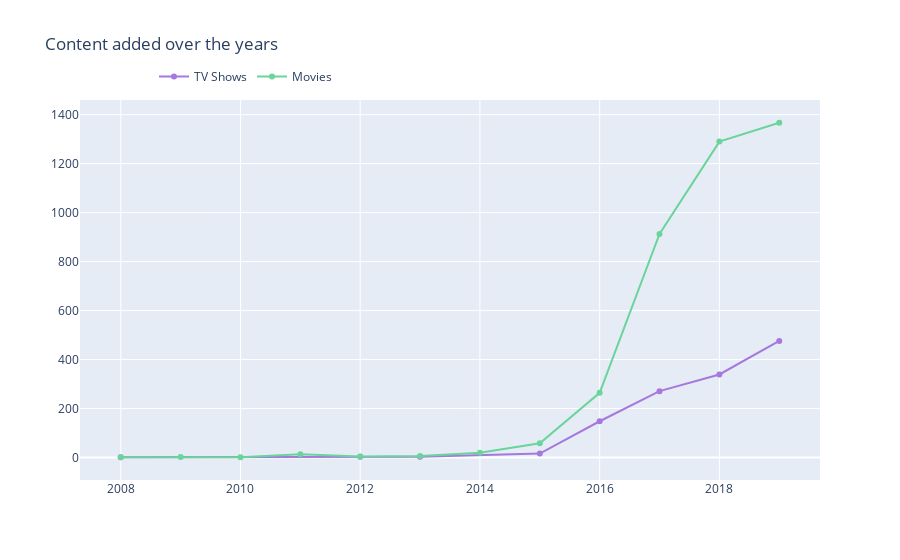

The notebook cell this image was saved under:
### Code cell
d1 = df[df["type"] == "TV Show"]
d2 = df[df["type"] == "Movie"]

col = "year_added"

vc1 = d1[col].value_counts().reset_index()
vc1 = vc1.rename(columns = {col : "count", "index" : col})
vc1['percent'] = vc1['count'].apply(lambda x : 100*x/sum(vc1['count']))
vc1 = vc1.sort_values(col)

vc2 = d2[col].value_counts().reset_index()
vc2 = vc2.rename(columns = {col : "count", "index" : col})
vc2['percent'] = vc2['count'].apply(lambda x : 100*x/sum(vc2['count']))
vc2 = vc2.sort_values(col)

trace1 = go.Scatter(x=vc1[col], y=vc1["count"], name="TV Shows", marker=dict(color="#a678de"))
trace2 = go.Scatter(x=vc2[col], y=vc2["count"], name="Movies", marker=dict(color="#6ad49b"))
data = [trace1, trace2]
layout = go.Layout(title="Content added over the years", legend=dict(x=0.1, y=1.1, orientation="h"))
fig = go.Figure(data, layout=layout)
fig.show()

### Figure 1 — Plotly figure (JSON) as saved in the notebook; plotly's stock layout.template omitted (floating-point values rounded to 4 significant figures)
{"data": [{"marker": {"color": "#a678de"}, "name": "TV Shows", "type": "scatter", "x": [2008, 2012, 2013, 2015, 2016, 2017, 2018, 2019], "y": [1, 3, 3, 16, 148, 271, 339, 476]}, {"marker": {"color": "#6ad49b"}, "name": "Movies", "type": "scatter", "x": [2008, 2009, 2010, 2011, 2012, 2013, 2014, 2015, 2016, 2017, 2018, 2019], "y": [1, 2, 1, 13, 4, 6, 19, 58, 264, 913, 1290, 1367]}], "layout": {"legend": {"orientation": "h", "x": 0.1, "y": 1.1}, "title": {"text": "Content added over the years"}}}
